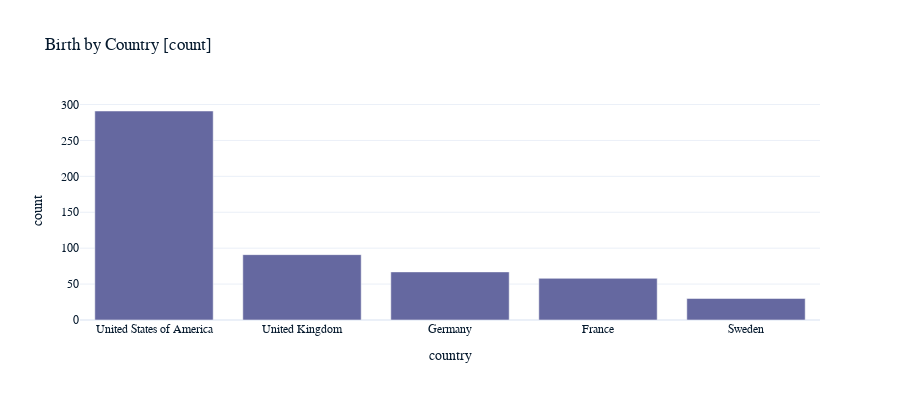

Source (notebook cell):
### Code cell
birth_by_country = df['birth_country'].value_counts().head()
fig = px.bar(
             x=birth_by_country.index,
             y=birth_by_country.values,
            title='Birth by Country [count]'
            )
fig.update_layout(width=900,
                 height=400,
                 yaxis_title="count",
                 xaxis_title="country")
fig.show()

### Figure 1 — Plotly figure (JSON) as saved in the notebook; plotly's stock layout.template omitted (floating-point values rounded to 4 significant figures)
{"data": [{"alignmentgroup": "True", "hovertemplate": "x=%{x}<br>y=%{y}<extra></extra>", "legendgroup": "", "marker": {"color": "#6568a0", "pattern": {"shape": ""}}, "name": "", "offsetgroup": "", "orientation": "v", "showlegend": false, "textposition": "auto", "x": ["United States of America", "United Kingdom", "Germany", "France", "Sweden"], "xaxis": "x", "y": [291, 91, 67, 58, 30], "yaxis": "y", "type": "bar"}], "layout": {"xaxis": {"anchor": "y", "domain": [0, 1], "title": {"text": "country"}}, "yaxis": {"anchor": "x", "domain": [0, 1], "title": {"text": "count"}}, "legend": {"tracegroupgap": 0}, "title": {"text": "Birth by Country [count]"}, "barmode": "relative", "width": 900, "height": 400}}
